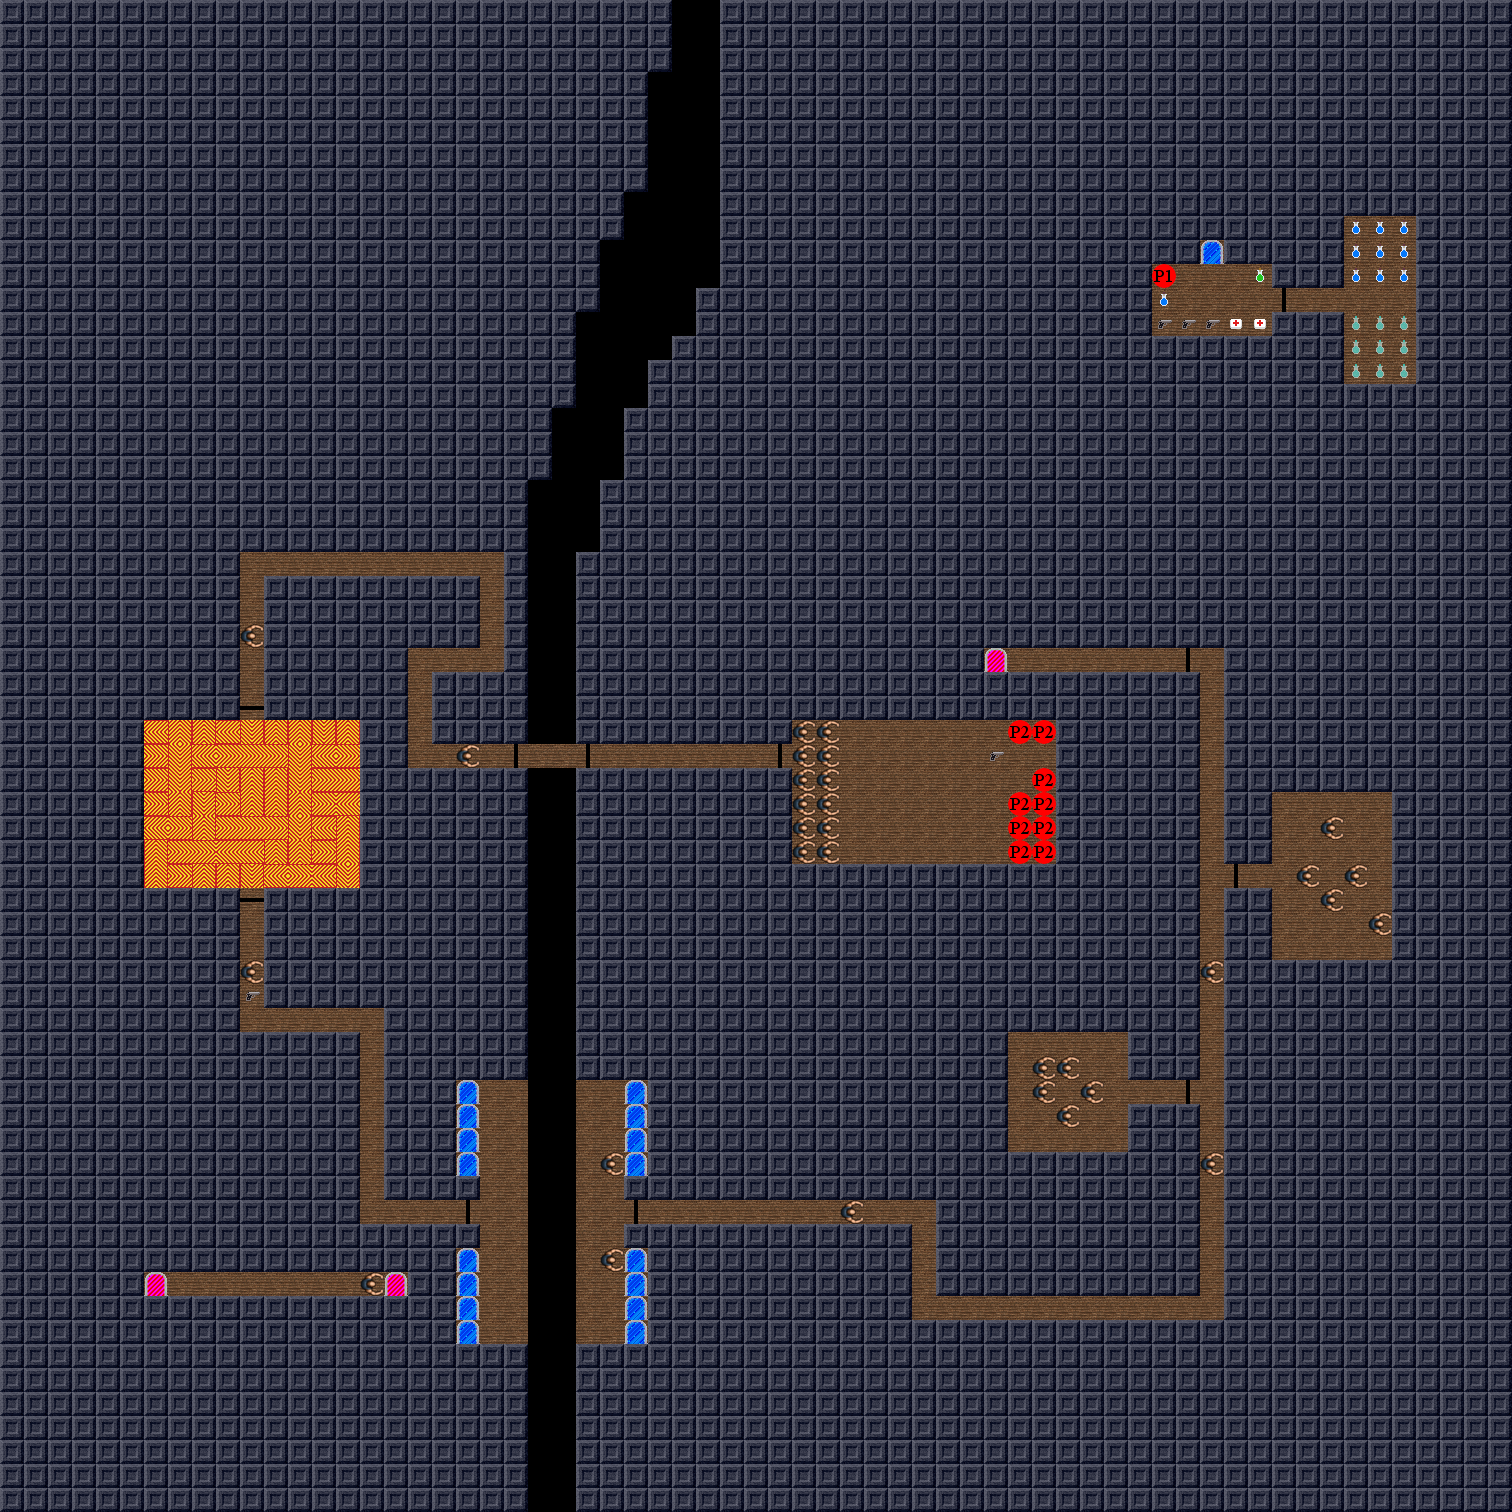

A level layout from a 2D game, rendered from its tile map. Below: a short description, then the map file with tile-grid data replaced by summaries:
An orthogonal 63x63 tile map with 24x24 px tiles, 2 tile layers (Ground Layer, Object Layer).

<map version="1.0" orientation="orthogonal" width="63" height="63" tilewidth="24" tileheight="24">
 <tileset firstgid="1" name="graphics" tilewidth="24" tileheight="24">
  <image source="../graphics/graphics.png" width="192" height="144" />
 </tileset>
 <layer name="Ground Layer" width="63" height="63">
  <data>[3969 cells, 3815 non-empty, 5 distinct tile ids]</data>
 </layer>
 <layer name="Object Layer" width="63" height="63">
  <data>[3969 cells, 3492 non-empty, 14 distinct tile ids]</data>
 </layer>
</map>
